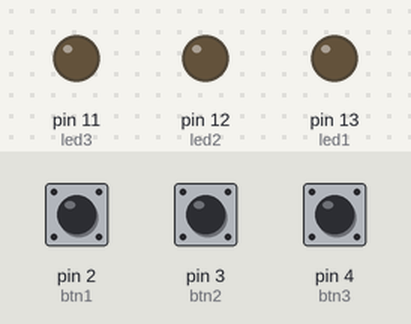
A sketch run on a simulated Arduino Uno, built with avr-gcc and run on an emulated ATmega328P. On the bench: output pins drawn as LEDs (lit = HIGH). The test bench sets the inputs (shaded band); at power-on: pin 2 (btn1) LOW, pin 3 (btn2) LOW, pin 4 (btn3) LOW.

Above: at 1.2 s.
1.3 s: pin 2 (btn1) pulled HIGH for 0.15 s
At 1.37 s:
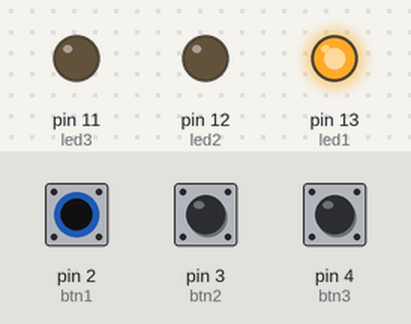
2.9 s: pin 3 (btn2) pulled HIGH for 0.15 s
At 2.97 s:
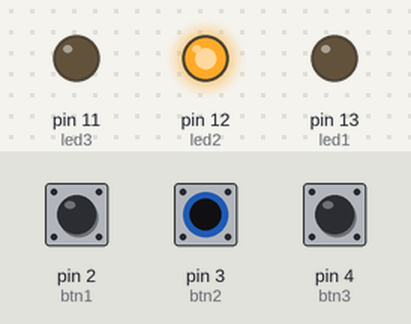
4.5 s: pin 4 (btn3) pulled HIGH for 0.15 s
At 4.57 s:
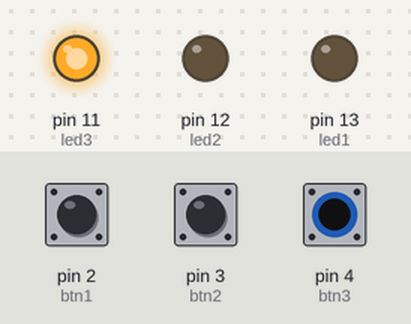
6.1 s: pin 4 (btn3) pulled HIGH for 3.2 s
At 10.2 s:
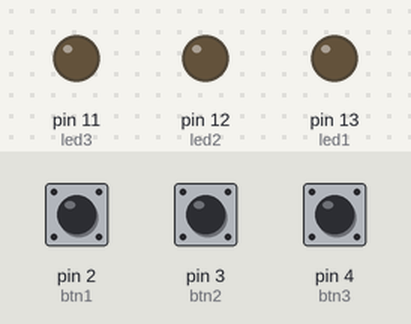
10.8 s: pin 2 (btn1) pulled HIGH for 3.2 s
At 11.4 s:
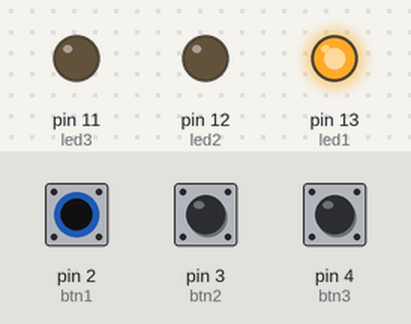
15.5 s: pin 2 (btn1) driven HIGH and pin 3 (btn2) driven HIGH
At 16.2 s:
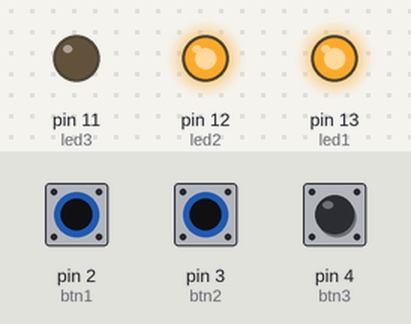
Timing chart, 0 to 18.0 s (numbered marks = the images above; inputs shaded):
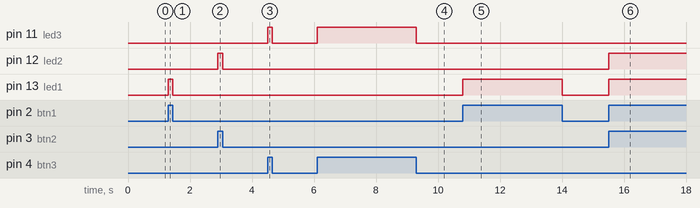

Measured:
- after the input at 1.3 s, pin 13 (led1): LOW → HIGH at once, → LOW 0.15 s later
- after the input at 2.9 s, pin 12 (led2): LOW → HIGH at once, → LOW 0.15 s later
- after the input at 4.5 s, pin 11 (led3): LOW → HIGH at once, → LOW 0.15 s later
- after the input at 6.1 s, pin 11 (led3): LOW → HIGH at once, → LOW 3.2 s later
- after the input at 10.8 s, pin 13 (led1): LOW → HIGH at once, → LOW 3.2 s later
- after the input at 15.5 s, pin 12 (led2), pin 13 (led1): LOW → HIGH at once

The sketch:

fantabulous_snaget1.ino
```cpp
// C++ code
//

const int led1 = 13;
const int led2 = 12;
const int led3 = 11;


const int btn1 = 2;
const int btn2 = 3;
const int btn3 = 4;


void setup()
{
  pinMode(led1, OUTPUT);
    pinMode(led2, OUTPUT);
    pinMode(led3, OUTPUT);


    pinMode(btn1,INPUT);
      pinMode(btn2,INPUT);
    pinMode(btn3,INPUT);


}

void loop()
{
  int state1 = digitalRead(btn1);
    int state2 = digitalRead(btn2);
    int state3 = digitalRead(btn3);


  digitalWrite(led1, state1);
    digitalWrite(led2, state2);
    digitalWrite(led3, state3);


}
```
